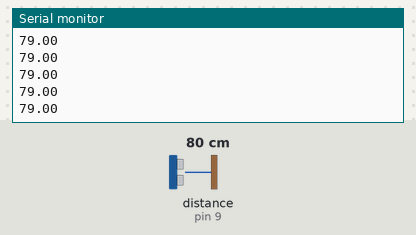
Simulated run of this sketch. Board: Arduino Uno, built with avr-gcc and run on an emulated ATmega328P. Shown: the last lines printed to the serial monitor. Wiring (inferred from the names in the program): ultrasonic range finder: trigger pin 8; echo pin 9. The test bench sets the inputs (shaded band); at power-on: distance to the obstacle (sensor on pin 9) 80 cm. The echo pulse lasts 58.3 µs per cm.

Above: at 1.2 s.
1.3 s: distance to the obstacle (sensor on pin 9) set to 2 cm
At 1.38 s:
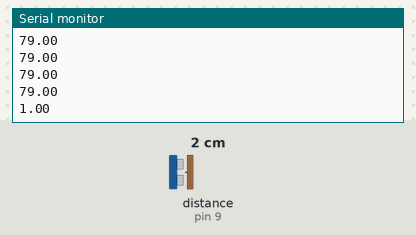
2.8 s: distance to the obstacle (sensor on pin 9) set to 4 cm
At 2.89 s:
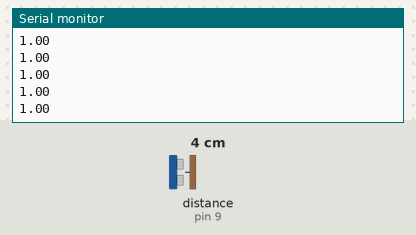
Timing chart, 0 to 5.8 s (numbered marks = the images above; inputs shaded):
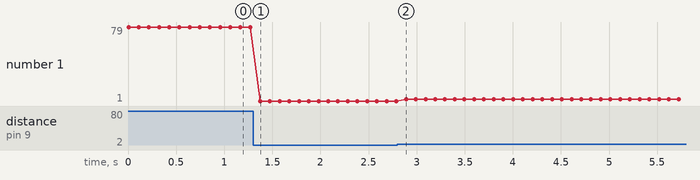

Measured:
- after the input at 1.3 s, the serial monitor: prints a new line after 0.07 s (image 1)
- plotted number 1: 79 → 1 after the input at 1.3 s, 1 → 3 after the input at 2.8 s

The sketch:

ultra.ino
```cpp
#define TRIG_PINin 8
#define ECHO_PINin 9
#include<pt.h>
struct pt pt_alert;
void setup() {
  Serial.begin(9600);
  PT_INIT(&pt_alert);
  pinMode(TRIG_PINin,OUTPUT);
  pinMode(ECHO_PINin,INPUT);
}
float alert(int TRIG_PIN,int ECHO_PIN,String s){
   long duration, distanceCm, distanceIn;
  digitalWrite(TRIG_PIN, LOW);
  delayMicroseconds(2);
  digitalWrite(TRIG_PIN, HIGH);
  delayMicroseconds(10);
  digitalWrite(TRIG_PIN, LOW);
  duration = pulseIn(ECHO_PIN,HIGH);
  distanceCm = duration / 29.1 / 2 ;
  return distanceCm;
}
float in = 0;
void SerialEvent(){
  /////////////
  in = alert(TRIG_PINin,ECHO_PINin, "in");
  Serial.println(in);
  delay(100);

}

void loop() {
  SerialEvent();
}
```
